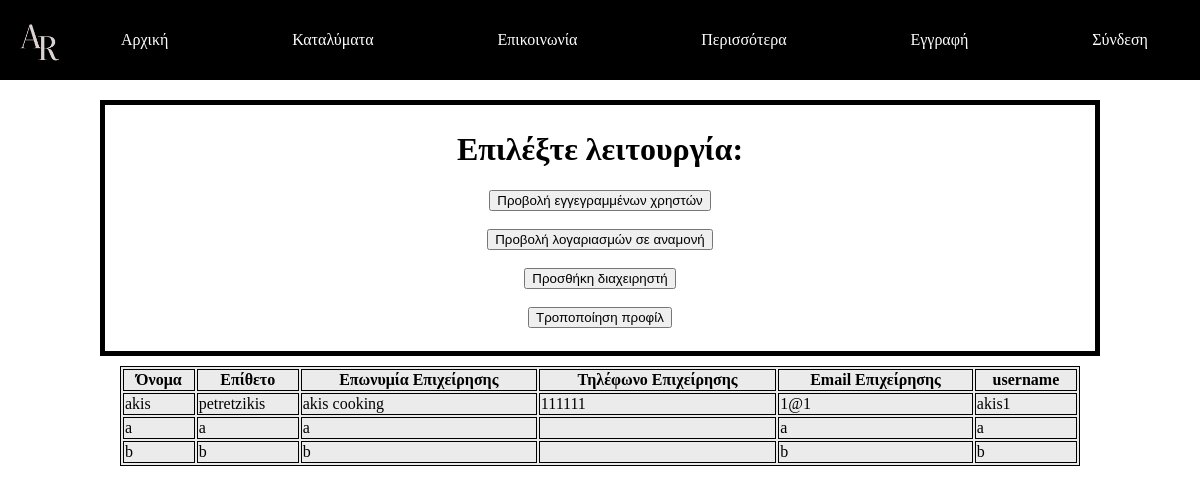
The page /admin1.php on the database its author committed.
### tables this page shows
CREATE TABLE `registered_users` (
  `id` bigint(20) UNSIGNED NOT NULL,
  `first_name` varchar(100) NOT NULL,
  `last_name` varchar(100) NOT NULL,
  `business_name` varchar(100) NOT NULL,
  `business_number` varchar(15) NOT NULL,
  `business_email` varchar(320) NOT NULL,
  `username` text NOT NULL,
  `password` text NOT NULL
);

### admin1.php (the view, shortened to what this page needs)
<!DOCTYPE html>
<html lang="en">
<head>
    <link rel="stylesheet" href="CSS/style.css">
    <link rel="stylesheet" href="CSS/style-form.css">
</head>
<body>
        <nav class="nav">
            <img src="images/index/LOGO2.png" alt="amorgos logo">
            <a href="index.php">Αρχική</a>
            <a href="find-a-room.php">Καταλύματα</a>
            <a href="contact.php">Επικοινωνία</a>
            <a href="more.php">Περισσότερα</a>
            <a href="sign-up.php">Εγγραφή</a>
            <a href="login.php">Σύνδεση</a>
        </nav>
        <div class="form-container" id  = "choice" >
            <h1>Επιλέξτε λειτουργία:</h1>
            <form method="POST" action = "admin1.php">
                <button type="submit" name = "show_users" id = "show_users" >Προβολή εγγεγραμμένων χρηστών</button> <br><br>
            </form>
            <form method="POST" action = "admin2.php">
                <button type="submit" name = "show_pending" id = "show_pending" >Προβολή λογαριασμών σε αναμονή</button> <br><br>
            </form>
            <form method="POST" action = "admin3.php">
                <button type="submit" name = "add_admin" id = "add_admin" >Προσθήκη διαχειρηστή</button> <br><br>
            </form>
            <form method="POST" action = "admin4.php">
                <button type="submit" name = "profile" id = "profile" >Τροποποίηση προφίλ</button> <br><br>
            </form>
        </div>
<div class = "registered_users" id = "reg_usr">
            <?php
            $servername = "localhost";
            $username = "root";
            $password = "";
            $dbname = "Amorgos-rooms";
            $conn = new mysqli($servername, $username, $password, $dbname);
            $sql = "SELECT  first_name, last_name, business_name, business_number, business_email, username FROM registered_users";
        $result = $conn->query($sql);
            ?>
        <table class = "table" style="width:80%">
        <tr>
            <th>Όνομα</th>
            <th>Επίθετο</th>
            <th>Επωνυμία Επιχείρησης</th>
            <th>Τηλέφωνο Επιχείρησης</th>
            <th>Email Επιχείρησης</th>
            <th>username</th>
        </tr>
            <?php
        if ($result->num_rows > 0) {
            while($row = $result->fetch_assoc()) {
            $first_name = $row["first_name"];
            $last_name = $row["last_name"];
            $business_name = $row["business_name"];
            $business_number = $row["business_number"];
            $business_email = $row["business_email"];
            $username = $row["username"];
            ?>
        <tr>
            <td> <?php echo "$first_name";?> </td>
            <td> <?php echo "$last_name";?> </td>
            <td> <?php echo "$business_name";?> </td>
            <td> <?php echo "$business_number";?> </td>
            <td> <?php echo "$business_email";?> </td>
            <td> <?php echo "$username";?> </td>
        </tr>
        <?php
            }
        }
        ?>
        </table>
        </div>
    </body>
    </html>

### CSS/style.css (style rules this page uses)
body, html { margin: 0; padding: 0; }
nav { background-color: black; color: black; padding: 10px 20px; position: fixed; top: 0; left: 0; width: 100%; display: flex; justify-content: space-between; align-items: center; }
nav img { height: 60px; margin-right: 10px; }
nav a { color: white; text-decoration: none; margin-right: 20px; }

### CSS/style-form.css (style rules this page uses)
.form-container { border: 5px solid black; padding: 5px; text-align: center; margin: 100px 100px 10px 100px; }

### admin1.php (style rules this page uses)
table, th, td { border:1px solid black; }
.table { margin-left: auto; margin-right: auto; }
.table { background-color: #EBEBEB; }

### rows shown on the page
registered_users: first_name "akis", last_name "petretzikis", business_name "akis cooking", business_number "111111", business_email "1@1", username "akis1"
registered_users: first_name "a", last_name "a", business_name "a", business_email "a", username "a"
registered_users: first_name "b", last_name "b", business_name "b", business_email "b", username "b"
